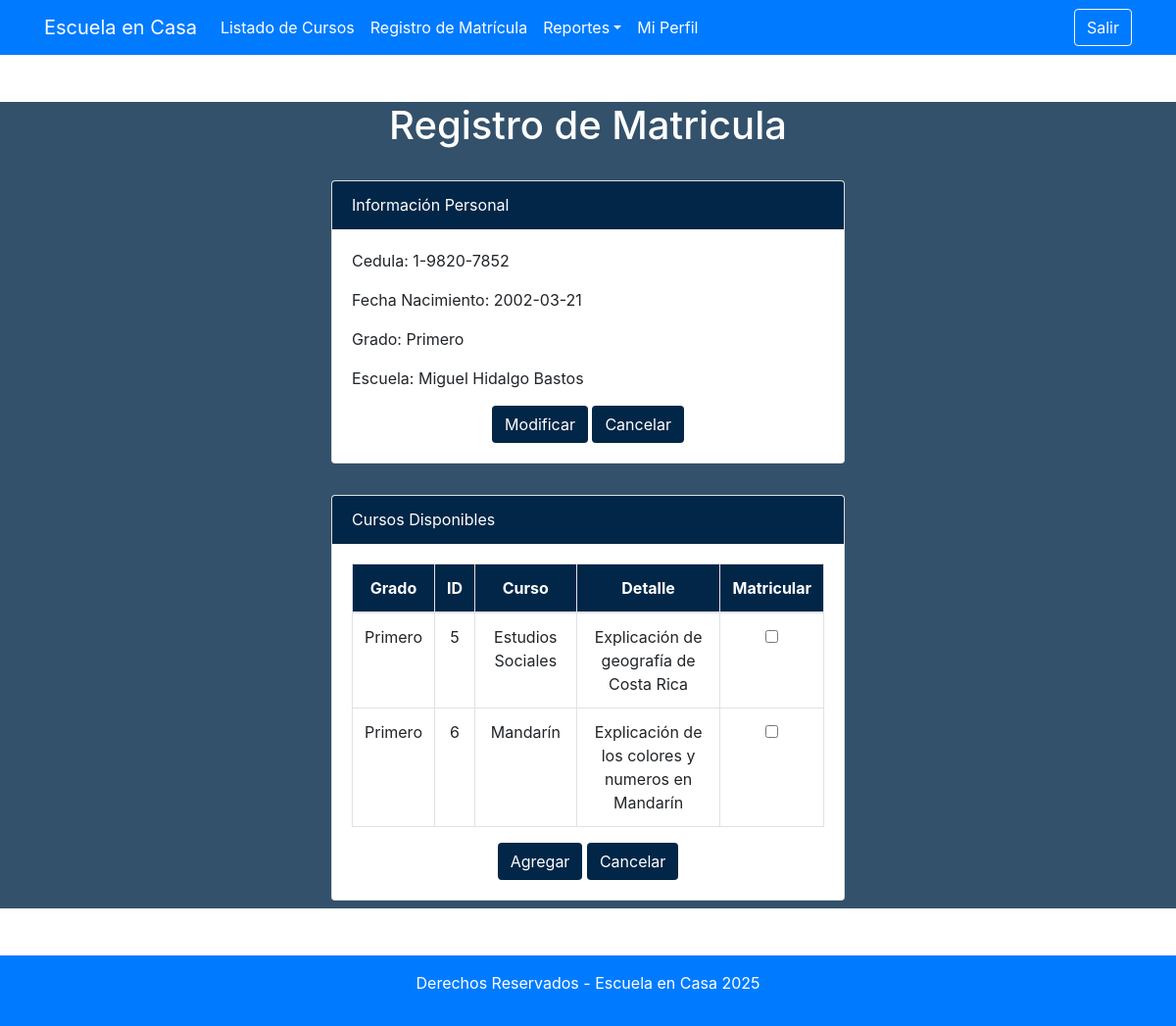
The page /app/views/curso/registro_matricula.php (signed in) on the database its author committed.
### tables this page shows
create table curso (
  id_curso INT NOT NULL AUTO_INCREMENT,
  descripcion  VARCHAR(1600),
  grado  VARCHAR(15),
  detalle VARCHAR(1600),
  ruta_imagen varchar(1024),
  estado  VARCHAR(15),
id_usuario INT,
  PRIMARY KEY (id_curso),
  foreign key fk_usuario_id (id_usuario) references usuario(id_usuario)  );

### app/models/curso.php (called while the page is built, shortened)
<?php
require_once $_SERVER['DOCUMENT_ROOT'] . '/G1_SC-502_JN_Proyecto/config/database.php';
class curso
{
    public static function get_cursos_disponibles()
    {
        global $conn;
        $sql = "SELECT id_curso, descripcion, detalle
    FROM curso
    WHERE estado = 'Disponible'
      AND grado = '" . $_SESSION['grado'] . "'
      AND descripcion NOT IN (
          SELECT descripcion
          FROM curso
          WHERE id_usuario = " . $_SESSION['usuario'] . "
      )";
        $result = $conn->query($sql);
        $cursos = [];
        if ($result->num_rows > 0) {
            while ($row = $result->fetch_assoc()) {
                $cursos[] = $row;
            }
        }
        return $cursos;
    }
}
?>

### app/controller/cursoController.php (called while the page is built, shortened)
<?php
require_once __DIR__ .'/../models/curso.php';
function get_cursos_disponibles() {
    try {
        $cursos = curso::get_cursos_disponibles();
        return ['cursos' => $cursos];
    } catch (Exception $e) {
        header("Location: ../../layout.php?status=error&msg=" . urlencode($e->getMessage()));
        exit();
    }
}
?>

### app/views/curso/registro_matricula.php (the view, shortened to what this page needs)
<?php
include $_SERVER['DOCUMENT_ROOT'] . '/G1_SC-502_JN_Proyecto/app/controller/cursoController.php';
$data = get_cursos_disponibles();
$cursos = $data['cursos'];
?>
<!DOCTYPE html>
<html>
<head>
    <link rel="stylesheet" href="https://maxcdn.bootstrapcdn.com/bootstrap/4.0.0/css/bootstrap.min.css">
    <link href="/G1_SC-502_JN_Proyecto/public/css/style.css" rel="stylesheet" type="text/css" />
</head>
<body>
    <?php
    include $_SERVER['DOCUMENT_ROOT'] . '/G1_SC-502_JN_Proyecto/app/views/nav_menu.php'
        ?>
    <section class="bg-custom" id="estudiante">
        <div class="container mt-5">
            <h1 class="text-center text-white">Registro de Matricula</h1>
            <div class="row mt-4">
                <div class="col-md-6">
                    <div class="card">
                        <div class="card-header bg-body-custom text-white">Información Personal</div>
                        <div class="card-body">
                            <div class="mb-3">
                                <p for="cedula">Cedula: <?= htmlspecialchars($_SESSION['cedula']); ?></p>
                                <p for="fecha_nacimiento">Fecha Nacimiento:
                                    <?= htmlspecialchars($_SESSION['fecha_nacimiento']); ?>
                                </p>
                                <p for="grado">Grado: <?= htmlspecialchars($_SESSION['grado']); ?></p>
                                <p for="escuela">Escuela: <?= htmlspecialchars($_SESSION['escuela']); ?></p>
                            </div>
                            <div class="mt-3 text-center">
                                <a href="" class="btn bg-body-custom text-white" id="modify-info" data-toggle="modal"
                                    data-target="#modifyModal">Modificar</a>
                                <a href="" class="btn bg-body-custom text-white">Cancelar</a>
                            </div>
                        </div>
                    </div>
                </div>
                <div class="col-md-6">
                    <div class="card">
                        <div class="card-header bg-body-custom text-white">Cursos Disponibles</div>
                        <div class="card-body">
                            <form method="POST" action="/G1_SC-502_JN_Proyecto/app/controller/cursoController.php">
                                <table class="table table-bordered text-center" id="cursos">
                                    <thead class="bg-body-custom text-white">
                                        <tr>
                                            <th>Grado</th>
                                            <th>ID</th>
                                            <th>Curso</th>
                                            <th>Detalle</th>
                                            <th>Matricular</th>
                                        </tr>
                                    </thead>
                                    <?php if (!empty($cursos)): ?>
                                        <tbody>
                                            <?php foreach ($cursos as $curso): ?>
                                                <tr>
                                                    <td><?= htmlspecialchars($_SESSION['grado']); ?></td>
                                                    <td><?= htmlspecialchars($curso['id_curso']); ?></td>
                                                    <td><?= htmlspecialchars($curso['descripcion']); ?></td>
                                                    <td><?= htmlspecialchars($curso['detalle']); ?></td>
                                                    <td>
                                                        <input type="checkbox" id="<?= htmlspecialchars($curso['id_curso']); ?>"
                                                            name="curso[]" value="<?= htmlspecialchars($curso['id_curso']); ?>">
                                                    </td>
                                                </tr>
                                            <?php endforeach; ?>
                                        </tbody>
                                    <?php endif; ?>
                                </table>
                                <div class="mt-3 text-center">
                                    <button type="submit" class="btn bg-body-custom text-white">Agregar</button>
                                    <a href="" class="btn bg-body-custom text-white">Cancelar</a>
                                </div>
                            </form>
                        </div>
                    </div>
                </div>
            </div>
        </div>
    </section>
    <footer footer th:fragment="footer" class="navbar-light bg-primary text-white mt-5 p-3">
        <div class="container">
            <p class="text-center">Derechos Reservados - Escuela en Casa 2025</p>
        </div>
    </footer>
</body>
</html>

### public/css/style.css (style rules this page uses)
section.bg-custom { background: rgba(1, 38, 71,0.8) !important; }
.bg-body-custom { background: rgba(1, 38, 71); }
.row { display: flex; justify-content: center; flex-wrap: wrap; gap: 1rem; }
.card { margin: 0.5rem; }

### rows shown on the page
curso: id_curso "5", descripcion "Estudios Sociales", detalle "Explicación de geografía de Costa Rica"
curso: id_curso "6", descripcion "Mandarín", detalle "Explicación de los colores y numeros en Mandarín"

### other values the page prints
$_SESSION['cedula'] "1-9820-7852"
$_SESSION['fecha_nacimiento'] "2002-03-21"
$_SESSION['grado'] "Primero"
$_SESSION['escuela'] "Miguel Hidalgo Bastos"
